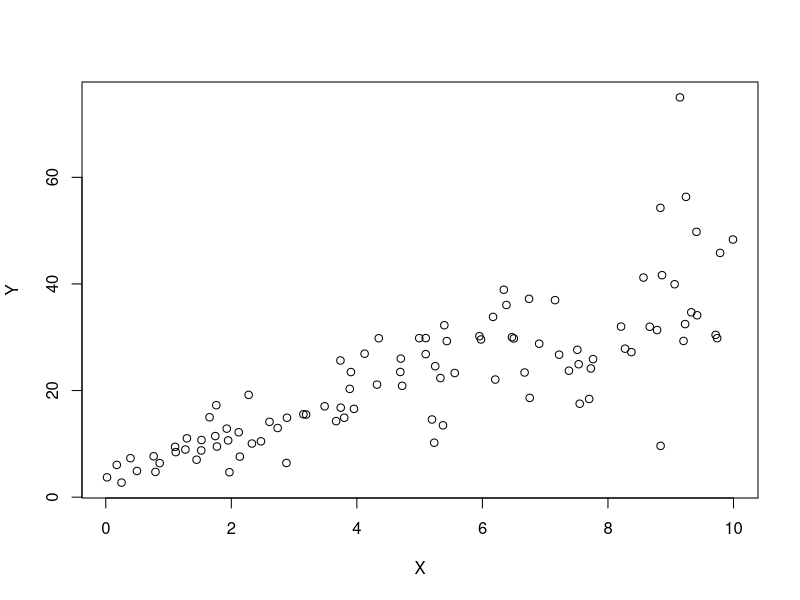

Here is the R script that generated this plot:
## ---- chunk 1
knitr::opts_chunk$set(echo = TRUE)
## ---- chunk 2
library(mlbench) 

## ---- chunk 3
set.seed(2017) 

X=runif(100)*10 

Y=X*4+3.45 

Y=rnorm(100)*0.29 * Y+Y 

## ---- chunk 4
plot(X,Y)

## ---- chunk 5
linear_model<-lm(Y~X)

summary(linear_model)

## ---- chunk 6

correlation<-cor(X,Y)

correlation
## ---- chunk 7

lm1<-lm(mtcars$hp~mtcars$wt,data=mtcars)

summary(lm1)
## ---- chunk 8

lm2<-lm(mtcars$hp~mtcars$mpg)

summary(lm2)
## ---- chunk 9

lm3<-lm(hp~cyl+mpg,data=mtcars)

summary(lm3)

HP<-predict(lm3,data.frame(cyl=c(4),mpg=c(22)))

HP
## ---- chunk 10
data(BostonHousing) 

head(BostonHousing)

lm4<-lm(BostonHousing$medv~BostonHousing$crim+BostonHousing$zn+BostonHousing$ptratio+BostonHousing$chas)

summary(lm4)
## ---- chunk 11
anova(lm4)
